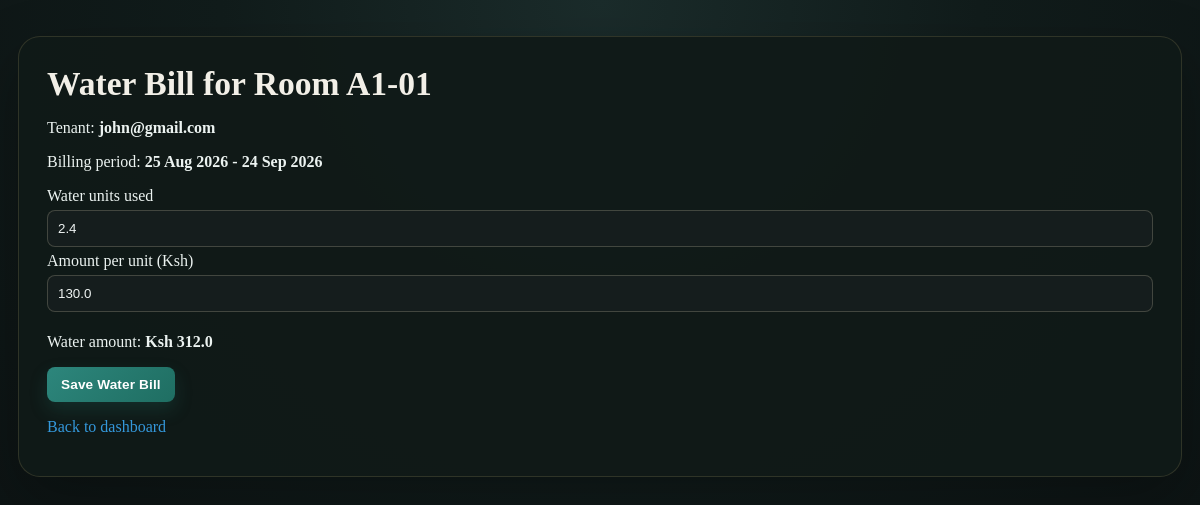
The app's page /water_bill/4 (signed in) with its own data.
### app.py (models this page shows, shortened)
class Room(db.Model):
    id = db.Column(db.Integer, primary_key=True)
    room_number = db.Column(db.String(20), nullable=False)
    room_type = db.Column(db.String(50), nullable=True)
    rent_amount = db.Column(db.Float, nullable=False)
    is_occupied = db.Column(db.Boolean, default=False)
    property_id = db.Column(db.Integer, db.ForeignKey('property.id'), nullable=False)
    tenant_id = db.Column(db.Integer, db.ForeignKey('user.id'), nullable=True)
    assigned_date = db.Column(db.Date, nullable=True)
    property = db.relationship('Property', backref='rooms')
    tenant = db.relationship('User', backref='room', foreign_keys=[tenant_id])

class User(UserMixin, db.Model):
    id = db.Column(db.Integer, primary_key=True)
    email = db.Column(db.String(150), unique=True, nullable=False)
    password = db.Column(db.String(150), nullable=False)
    role = db.Column(db.String(50), nullable=False, default='pending')
    name = db.Column(db.String(100))
    contact_number = db.Column(db.String(30))
    must_change_password = db.Column(db.Boolean, default=False)
    password_reset_token = db.Column(db.String(255), nullable=True)
    password_reset_expires = db.Column(db.DateTime, nullable=True)
    landlord_id = db.Column(db.Integer, db.ForeignKey('user.id'), nullable=True)
    tenants = db.relationship('User', backref=db.backref('landlord', remote_side=[id]), foreign_keys=[landlord_id])
    mpesa_till = db.Column(db.String(20), nullable=True)
    mpesa_type = db.Column(db.String(20), nullable=True)
    account_number = db.Column(db.String(100), nullable=True)
    bank_name = db.Column(db.String(100), nullable=True)
    is_landlord = db.Column(db.Boolean, default=False)
    subscription_status = db.Column(db.String(20), default='trial')
    subscription_plan = db.Column(db.String(20), default='basic')
    subscription_expiry = db.Column(db.DateTime, nullable=True)
    trial_ends_at = db.Column(db.DateTime, default=lambda: datetime.utcnow() + timedelta(days=14))
    def has_active_subscription(self):
        if self.role == 'admin':
            return True
        if not self.is_landlord:
            return True
        if self.subscription_status == 'trial' and self.trial_ends_at and self.trial_ends_at > datetime.utcnow():
            return True
        if self.subscription_status == 'active' and self.subscription_expiry and self.subscription_expiry > datetime.utcnow():
            return True
        return False

class WaterBill(db.Model):
    id = db.Column(db.Integer, primary_key=True)
    units_used = db.Column(db.Float, nullable=False)
    rate_per_unit = db.Column(db.Float, nullable=False)
    amount = db.Column(db.Float, nullable=False)
    month = db.Column(db.String(20), nullable=False)
    room_id = db.Column(db.Integer, db.ForeignKey('room.id'), nullable=False)
    tenant_id = db.Column(db.Integer, db.ForeignKey('user.id'), nullable=False)
    room = db.relationship('Room', backref='water_bills')
    tenant = db.relationship('User', backref='water_bills', foreign_keys=[tenant_id])
    __table_args__ = (db.UniqueConstraint('room_id', 'month', name='unique_water_bill_per_room_month'),)

### app.py (the view, shortened to what this page needs)
@app.route('/water_bill/<int:room_id>', methods=['GET', 'POST'])
@login_required
def water_bill(room_id):
    if current_user.role != 'landlord':
        return "Access Denied"
    room = Room.query.get_or_404(room_id)
    if room.property.landlord_id != current_user.id:
        return "Access Denied"
    if not room.tenant:
        flash('Assign a tenant before adding a water bill.')
        return redirect(url_for('dashboard'))
    current_period = get_billing_period(room)
    if not current_period:
        flash('Set an assignment date before adding a water bill.')
        return redirect(url_for('dashboard'))
    period_key = current_period['key']
    bill = WaterBill.query.filter_by(room_id=room.id, month=period_key).first()
    return render_template('water_bill.html', room=room, bill=bill, current_period=current_period)

### app.py (called while the page is built, shortened)
@login_manager.user_loader
def load_user(user_id):
    return User.query.get(int(user_id))

def has_paid_subscription_access(user):
    return user.has_active_subscription()

@app.before_request
def check_subscription_global():
    if session.get('is_super_admin') or not current_user.is_authenticated:
        return None
    if current_user.role != 'landlord' or has_paid_subscription_access(current_user):
        return None

@app.before_request
def enforce_maintenance_mode():
    if not is_maintenance_on() or session.get('role') == 'super_admin':
        return None

def get_billing_period(room, today=None):
    if not room.assigned_date:
        return None
    today = today or date.today()
    months_since_assignment = ((today.year - room.assigned_date.year) * 12 +
                               today.month - room.assigned_date.month)
    months_since_assignment = max(0, months_since_assignment)
    period_start = add_months(room.assigned_date, months_since_assignment)
    if period_start > today:
        period_start = add_months(room.assigned_date, months_since_assignment - 1)
    period_end = add_months(period_start, 1) - timedelta(days=1)
    due_at = datetime.combine(period_end, datetime.max.time())
    return {
        'key': period_start.isoformat(),
        'label': f'{period_start.strftime("%d %b %Y")} - {period_end.strftime("%d %b %Y")}',
        'end_date': period_end,
        'due_at': due_at
    }

def add_months(start_date, months):
    month_index = start_date.month - 1 + months
    year = start_date.year + month_index // 12
    month = month_index % 12 + 1
    day = min(start_date.day, calendar.monthrange(year, month)[1])
    return date(year, month, day)

### maintenance.py (called while the page is built)
def is_maintenance_on():
    return os.path.exists(MAINT_FILE)

### templates/water_bill.html (shortened to what this page needs)
<!DOCTYPE html>
<html>
<head>
    <link rel="stylesheet" href="{{ url_for('static', filename='style.css') }}">
</head>
<body>
<div class="container">
    <h1>Water Bill for Room {{ room.room_number }}</h1>
    <p>Tenant: <b>{{ room.tenant.email }}</b></p>
    <p>Billing period: <b>{{ current_period.label }}</b></p>
    <form method="POST">
        <label for="units_used">Water units used</label>
        <input type="number" name="units_used" id="units_used" min="0" step="0.01" value="{{ bill.units_used if bill else '' }}" required>
        <label for="rate_per_unit">Amount per unit (Ksh)</label>
        <input type="number" name="rate_per_unit" id="rate_per_unit" min="0" step="0.01" value="{{ bill.rate_per_unit if bill else '' }}" required>
        <p>Water amount: <b>Ksh <span id="water-total">{{ bill.amount if bill else '0.00' }}</span></b></p>
        <button type="submit">Save Water Bill</button>
    </form>
    <p><a href="{{ url_for('dashboard') }}">Back to dashboard</a></p>
</div>
</body>
</html>

### static/style.css (style rules this page uses)
body { font-family: Georgia, 'Times New Roman', serif; background: radial-gradient(circle at top, #1b2c2b 0%, #111c1b 48%, #0d1414 100%); margin: 0; padding: 18px; color: #ecf3f1; }
.container { max-width: 1220px; margin: 18px auto; background: rgba(16, 26, 24, 0.94); padding: 28px 28px 24px; border-radius: 22px; box-shadow: 0 22px 60px rgba(0, 0, 0, 0.28); border: 1px solid rgba(194, 170, 113, 0.18); }
h1, h2, h3 { color: #f2efe7; }
h1 { margin: 0; font-size: 2.1rem; }
a { color: #3498db; text-decoration: none; }
button, .btn { background: linear-gradient(135deg, #2d867c 0%, #1f6e62 100%); color: white; padding: 10px 14px; border: none; border-radius: 8px; cursor: pointer; font: 700 0.85rem Arial, sans-serif; letter-spacing: 0.01em; box-shadow: 0 8px 18px rgba(38, 121, 109, 0.22); transition: transform 0.15s ease, box-shadow 0.15s ease; }
input, select { padding: 10px; margin: 5px 0; width: 100%; border: 1px solid rgba(208, 200, 170, 0.24); border-radius: 8px; box-sizing: border-box; background: rgba(23, 31, 30, 0.9); color: #eef3f2; }

### records on screen
Room: room_number "A1-01"
User: tenant.email "john@gmail.com"
WaterBill: units_used "2.4", rate_per_unit "130.0", amount "312.0"

### other values on screen
{{ current_period.label }} "25 Aug 2026 - 24 Sep 2026"
